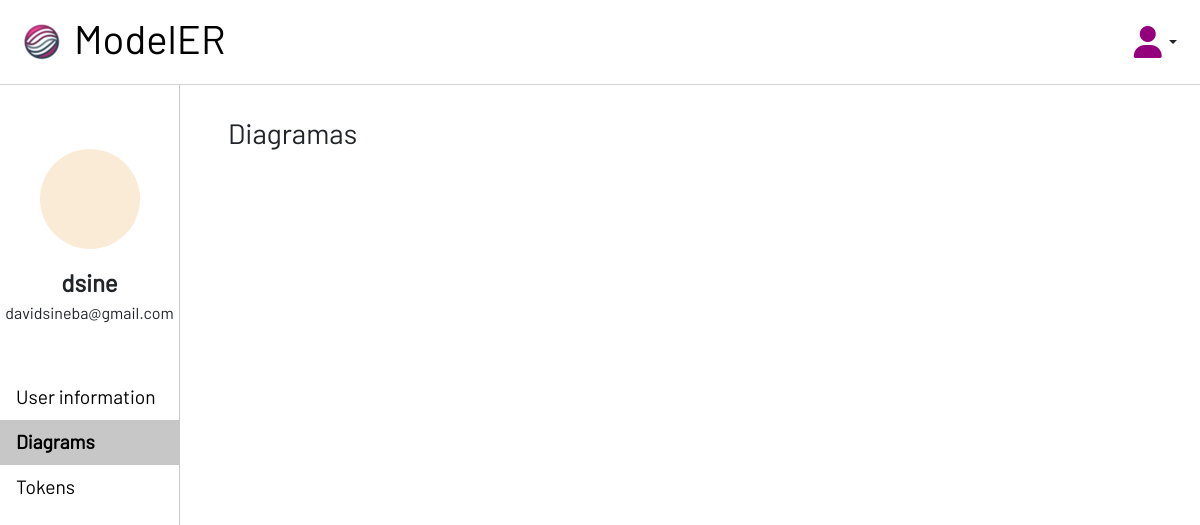
/modeler/profile/diagrams (signed in), run on an earlier commit of the app's database.
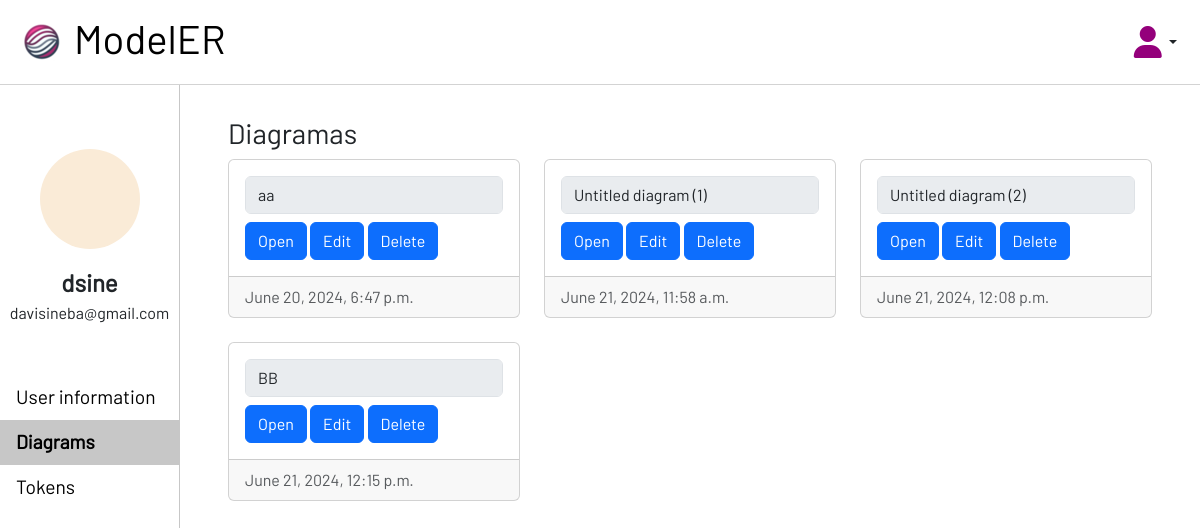
And on a later commit of the database.
### users/models.py (models this page shows)
class User(AbstractUser):
    objects = CustomUserManager()

### modeler/models.py (models this page shows)
class Diagram(models.Model):
    user = models.ForeignKey(User, on_delete=models.CASCADE)
    title = models.CharField(verbose_name='name of the diagram', max_length=64, blank=True)
    elements = models.TextField(verbose_name='Data model elements', null=True)
    created_on = models.DateTimeField(verbose_name='date when the chat was created', auto_now_add=True, editable=False)
    last_modified = models.DateTimeField(verbose_name='last time the diagram was accessed', auto_now=True)
    def __str__(self) -> str:
        return self.title

### modeler/views.py (the view)
# urls.py: path('profile/diagrams', views.ProfileDiagramsView.as_view(), name='profile_diagrams'),
class ProfileDiagramsView(LoginRequiredMixin, TemplateView):
    template_name = 'modeler/profile/diagrams.html'
    def get(self, request, *args, **kwargs):
        active = {
            'general': '',
            'settings': '',
            'diagrams': 'active',
            'tokens': ''
        }
        diagrams = Diagram.objects.filter(user=request.user)
        return render(request, self.template_name, {'active': active, 'diagramset': diagrams})

### modeler/converters.py (called while the page is built)
    def to_url(self, value):
        return value

    def to_url(self, value):
        return value.pk

### modeler/templates/modeler/profile/diagrams.html (shortened to what this page needs)
{% extends 'modeler/profile/index.html' %}
{% load static %}
{% block profile %}
    <div id="diagrams" class="profile-tab-content tab-content">
        <h3>Diagramas</h3>
        <div class="row row-cols-1 row-cols-sm-2 row-cols-md-3 row-cols-xxl-6 g-4">
            {% for diagram in diagramset %}
            <div class="col">
                <div class="card">
                    <div class="card-body">
                        <form action="{% url 'modeler:diagram' diagram %}" method="post">
                            <input type="text" name="title" value="{{diagram}}" class="card-title form-control" data-diagram-title="{{diagram.pk}}" disabled/>
                        </form>
                        <a href="{% url 'modeler:model' 'llama2' diagram %}" class="btn btn-primary">Open</a>
                        <button class="btn btn-primary edit" data-diagram-btn="{{diagram.pk}}">Edit</button>
                        <button class="btn btn-primary edit" data-diagram-btn="{{diagram.pk}}">Delete</button>
                    </div>
                    <div class="card-footer text-body-secondary">
                    {{ diagram.last_modified }}
                    </div>
                </div>
                </div>
            {% endfor %}
        </div>
    </div>
{% endblock %}

### modeler/templates/modeler/profile/index.html
{% extends 'modeler/master.html' %}
{% load static %}
{% block head %}
    <link rel="stylesheet" href="{% static 'modeler/profile.css' %}">
{% endblock %}
{% block content %}
    <div class="grid profile-grid">
        <div class="flex flex-column" id="profile-left">
            <div class="flex flex-column acenter" id="user-main">
                <div class="user-avatar" style="background-color: antiquewhite;"></div>
                <div class="spacer-16"></div>
                <span class="bold" id="user-name">{{user}}</span>
                <span>{{user.email}}</span>
            </div>
            <div class="profile-tabs">
                <a href="{% url 'modeler:profile_settings' %}" class="profile-tab tab {{active.settings}}">User information</a>
                <a href="{% url 'modeler:profile_diagrams' %}" class="profile-tab tab {{active.diagrams}}">Diagrams</a>
                <a href="{% url 'modeler:profile_tokens' %}" class="profile-tab tab {{active.tokens}}">Tokens</a>
            </div>
        </div>
        {% block profile %}{% endblock %}
{% endblock %}

What changed in the data, as far as the page shows it:
changed User "dsine": email "davidsineba@gmail.com" → "davisineba@gmail.com"
added Diagram: title "aa", last_modified "June 20, 2024, 6:47 p.m."
added Diagram: title "Untitled diagram (1)", last_modified "June 21, 2024, 11:58 a.m."
added Diagram: title "Untitled diagram (2)", last_modified "June 21, 2024, 12:08 p.m."
added Diagram: title "BB", last_modified "June 21, 2024, 12:15 p.m."
